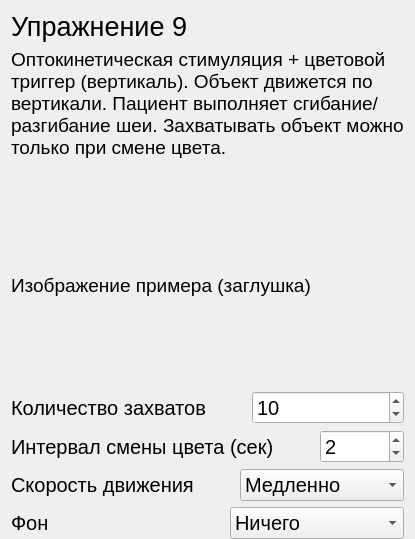
               <widget class="QWidget" name="page_ex9">
                <layout class="QVBoxLayout" name="verticalLayout_34">
                 <property name="bottomMargin">
                  <number>0</number>
                 </property>
                 <item>
                  <widget class="QLabel" name="label_75">
                   <property name="font">
                    <font>
                     <pointsize>20</pointsize>
                    </font>
                   </property>
                   <property name="text">
                    <string>Упражнение 9</string>
                   </property>
                  </widget>
                 </item>
                 <item>
                  <spacer name="verticalSpacer_41">
                   <property name="orientation">
                    <enum>Qt::Vertical</enum>
                   </property>
                   <property name="sizeType">
                    <enum>QSizePolicy::Preferred</enum>
                   </property>
                   <property name="sizeHint" stdset="0">
                    <size>
                     <width>20</width>
                     <height>40</height>
                    </size>
                   </property>
                  </spacer>
                 </item>
                 <item>
                  <widget class="QLabel" name="label_76">
                   <property name="sizePolicy">
                    <sizepolicy hsizetype="Expanding" vsizetype="Minimum">
                     <horstretch>0</horstretch>
                     <verstretch>0</verstretch>
                    </sizepolicy>
                   </property>
                   <property name="font">
                    <font>
                     <pointsize>14</pointsize>
                    </font>
                   </property>
                   <property name="text">
                    <string>Оптокинетическая стимуляция + цветовой триггер (вертикаль). Объект движется по вертикали. Пациент выполняет сгибание/разгибание шеи. Захватывать объект можно только при смене цвета.</string>
                   </property>
                   <property name="wordWrap">
                    <bool>true</bool>
                   </property>
                  </widget>
                 </item>
                 <item>
                  <spacer name="verticalSpacer_42">
                   <property name="orientation">
                    <enum>Qt::Vertical</enum>
                   </property>
                   <property name="sizeType">
                    <enum>QSizePolicy::Preferred</enum>
                   </property>
                   <property name="sizeHint" stdset="0">
                    <size>
                     <width>20</width>
                     <height>100</height>
                    </size>
                   </property>
                  </spacer>
                 </item>
                 <item>
                  <widget class="QLabel" name="lable_apple_example_img_9">
                   <property name="sizePolicy">
                    <sizepolicy hsizetype="Ignored" vsizetype="Ignored">
                     <horstretch>0</horstretch>
                     <verstretch>160</verstretch>
                    </sizepolicy>
                   </property>
                   <property name="minimumSize">
                    <size>
                     <width>300</width>
                     <height>200</height>
                    </size>
                   </property>
                   <property name="font">
                    <font>
                     <pointsize>14</pointsize>
                    </font>
                   </property>
                   <property name="text">
                    <string>Изображение примера (заглушка)</string>
                   </property>
                   <property name="scaledContents">
                    <bool>true</bool>
                   </property>
                  </widget>
                 </item>
                 <item>
                  <spacer name="verticalSpacer_43">
                   <property name="orientation">
                    <enum>Qt::Vertical</enum>
                   </property>
                   <property name="sizeType">
                    <enum>QSizePolicy::Preferred</enum>
                   </property>
                   <property name="sizeHint" stdset="0">
                    <size>
                     <width>20</width>
                     <height>40</height>
                    </size>
                   </property>
                  </spacer>
                 </item>
                 <item>
                  <layout class="QHBoxLayout" name="horizontalLayout_42">
                   <item>
                    <widget class="QLabel" name="label_77">
                     <property name="font">
                      <font>
                       <pointsize>15</pointsize>
                      </font>
                     </property>
                     <property name="text">
                      <string>Количество захватов</string>
                     </property>
                    </widget>
                   </item>
                   <item>
                    <spacer name="horizontalSpacer_34">
                     <property name="orientation">
                      <enum>Qt::Horizontal</enum>
                     </property>
                     <property name="sizeType">
                      <enum>QSizePolicy::Preferred</enum>
                     </property>
                     <property name="sizeHint" stdset="0">
                      <size>
                       <width>40</width>
                       <height>20</height>
                      </size>
                     </property>
                    </spacer>
                   </item>
                   <item>
                    <widget class="QSpinBox" name="spinBox_ex9_count">
                     <property name="font">
                      <font>
                       <pointsize>15</pointsize>
                      </font>
                     </property>
                     <property name="minimum">
                      <number>1</number>
                     </property>
                     <property name="maximum">
                      <number>30</number>
                     </property>
                     <property name="value">
                      <number>10</number>
                     </property>
                    </widget>
                   </item>
                  </layout>
                 </item>
                 <item>
                  <layout class="QHBoxLayout" name="horizontalLayout_43">
                   <item>
                    <widget class="QLabel" name="label_78">
                     <property name="font">
                      <font>
                       <pointsize>15</pointsize>
                      </font>
                     </property>
                     <property name="text">
                      <string>Интервал смены цвета (сек)</string>
                     </property>
                    </widget>
                   </item>
                   <item>
                    <spacer name="horizontalSpacer_35">
                     <property name="orientation">
                      <enum>Qt::Horizontal</enum>
                     </property>
                     <property name="sizeType">
                      <enum>QSizePolicy::Preferred</enum>
                     </property>
                     <property name="sizeHint" stdset="0">
                      <size>
                       <width>40</width>
                       <height>20</height>
                      </size>
                     </property>
                    </spacer>
                   </item>
                   <item>
                    <widget class="QSpinBox" name="spinBox_ex9_color_interval">
                     <property name="font">
                      <font>
                       <pointsize>15</pointsize>
                      </font>
                     </property>
                     <property name="minimum">
                      <number>1</number>
                     </property>
                     <property name="maximum">
                      <number>10</number>
                     </property>
                     <property name="value">
                      <number>2</number>
                     </property>
                    </widget>
                   </item>
                  </layout>
                 </item>
                 <item>
                  <layout class="QHBoxLayout" name="horizontalLayout_44">
                   <item>
                    <widget class="QLabel" name="label_79">
                     <property name="font">
                      <font>
                       <pointsize>15</pointsize>
                      </font>
                     </property>
                     <property name="text">
                      <string>Скорость движения</string>
                     </property>
                    </widget>
                   </item>
                   <item>
                    <spacer name="horizontalSpacer_36">
                     <property name="orientation">
                      <enum>Qt::Horizontal</enum>
                     </property>
                     <property name="sizeType">
                      <enum>QSizePolicy::Preferred</enum>
                     </property>
                     <property name="sizeHint" stdset="0">
                      <size>
                       <width>40</width>
                       <height>20</height>
                      </size>
                     </property>
                    </spacer>
                   </item>
                   <item>
                    <widget class="QComboBox" name="comboBox_ex9_speed">
                     <property name="font">
                      <font>
                       <pointsize>15</pointsize>
                      </font>
                     </property>
                     <item>
                      <property name="text">
                       <string>Медленно</string>
                      </property>
                     </item>
                     <item>
                      <property name="text">
                       <string>Средне</string>
                      </property>
                     </item>
                     <item>
                      <property name="text">
                       <string>Быстро</string>
                      </property>
                     </item>
                    </widget>
                   </item>
                  </layout>
                 </item>
                 <item>
                  <layout class="QHBoxLayout" name="horizontalLayout_45">
                   <item>
                    <widget class="QLabel" name="label_55">
                     <property name="font">
                      <font>
                       <pointsize>15</pointsize>
                      </font>
                     </property>
                     <property name="text">
                      <string>Фон</string>
                     </property>
                    </widget>
                   </item>
                   <item>
                    <spacer name="horizontalSpacer_20">
                     <property name="orientation">
                      <enum>Qt::Horizontal</enum>
                     </property>
                     <property name="sizeHint" stdset="0">
                      <size>
                       <width>40</width>
                       <height>20</height>
                      </size>
                     </property>
                    </spacer>
                   </item>
                   <item>
                    <widget class="QComboBox" name="comboBox_ex9_fon">
                     <property name="sizePolicy">
                      <sizepolicy hsizetype="Expanding" vsizetype="Fixed">
                       <horstretch>0</horstretch>
                       <verstretch>0</verstretch>
                      </sizepolicy>
                     </property>
                     <property name="font">
                      <font>
                       <pointsize>15</pointsize>
                      </font>
                     </property>
                     <item>
                      <property name="text">
                       <string>Ничего</string>
                      </property>
                     </item>
                     <item>
                      <property name="text">
                       <string>Снег</string>
                      </property>
                     </item>
                     <item>
                      <property name="text">
                       <string>Дождь</string>
                      </property>
                     </item>
                     <item>
                      <property name="text">
                       <string>Туман</string>
                      </property>
                     </item>
                    </widget>
                   </item>
                  </layout>
                 </item>
                 <item>
                  <spacer name="verticalSpacer_44">
                   <property name="orientation">
                    <enum>Qt::Vertical</enum>
                   </property>
                   <property name="sizeHint" stdset="0">
                    <size>
                     <width>20</width>
                     <height>40</height>
                    </size>
                   </property>
                  </spacer>
                 </item>
                </layout>
               </widget>
